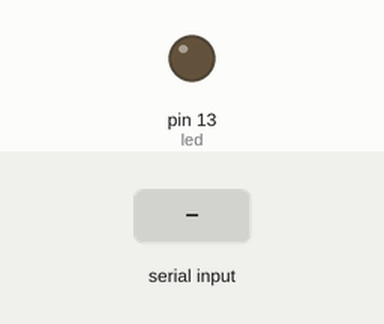
A sketch run on a simulated Arduino Uno, built with avr-gcc and run on an emulated ATmega328P. Shown: output pins drawn as LEDs (lit = HIGH). The test bench sets the inputs (shaded band).

Above: at 1.2 s.
1.3 s: "1" received over Serial
At 2.0 s:
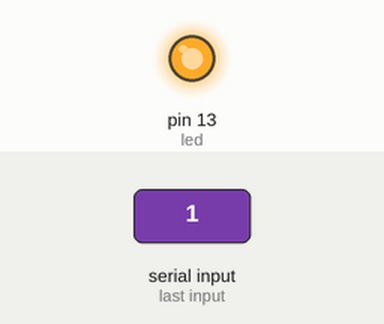
2.8 s: "2" received over Serial
At 3.1 s:
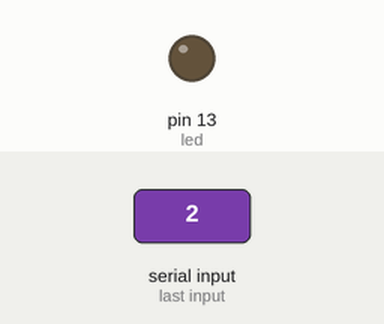
Timing chart, 0 to 5.8 s (numbered marks = the images above; inputs shaded):
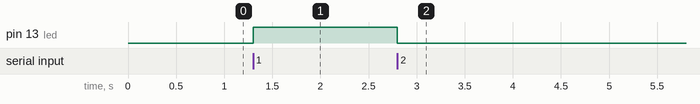

Measured:
- after the input at 1.3 s, pin 13 (led): LOW → HIGH at once
- after the input at 2.8 s, pin 13 (led): HIGH → LOW at once

The sketch:

prender_led.ino
```cpp
int led=13;
int estado;
void setup()
{
  Serial.begin(9600);
  pinMode (led, OUTPUT);
}

void loop()
{
  if(Serial.available())
  {
    estado=Serial.read();
  }

  if(estado=='1')
  {
      digitalWrite(led,1);
  }

  else if(estado=='2')
  {
    digitalWrite(led,0);
  }

}
```
